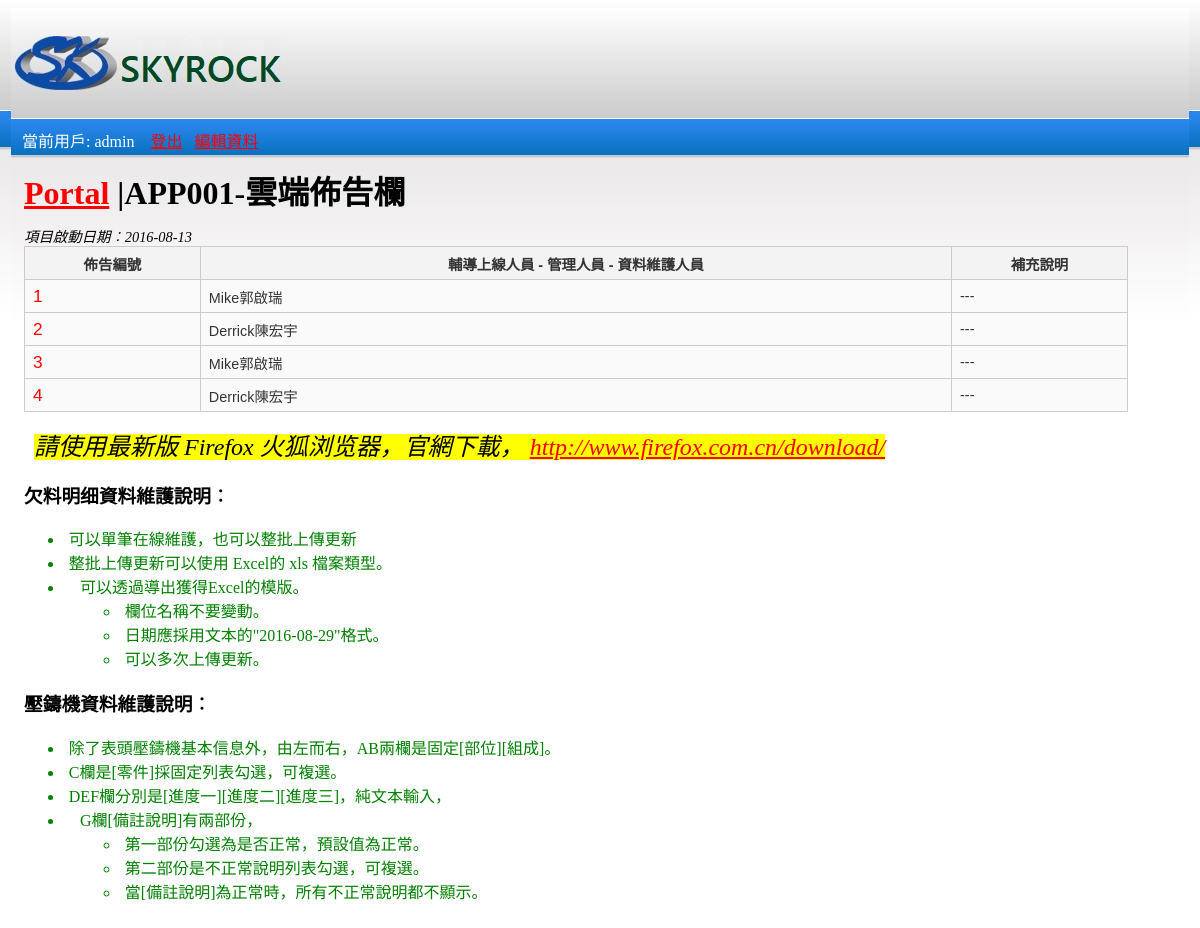
Page /app001/ (signed in) on the earlier database version.
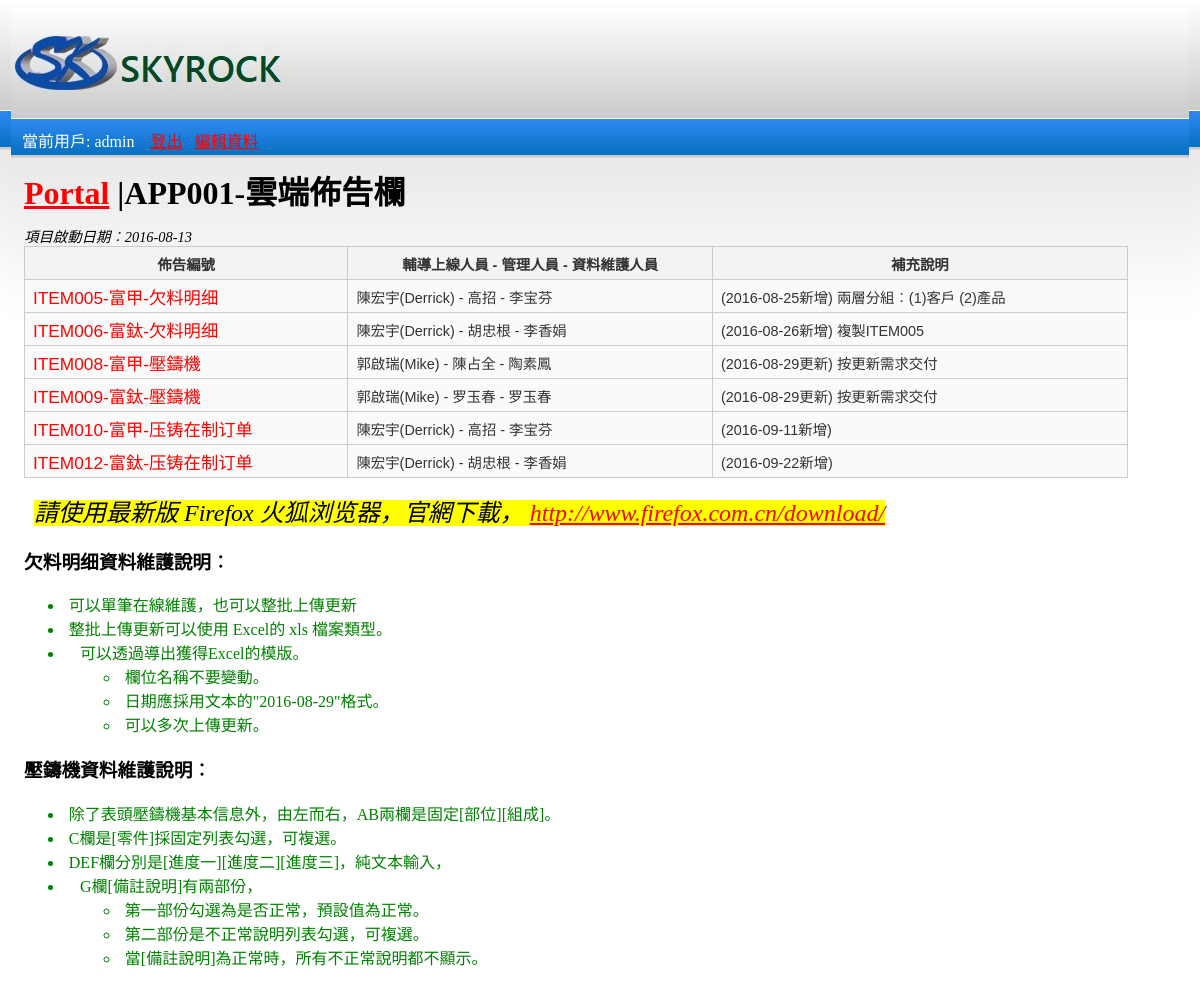
Same page on the later database version.
### app001/models.py (models this page shows, shortened)
class Item000(models.Model):
    field1 = models.CharField(max_length=200)
    field2 = models.CharField(max_length=200)
    field3 = models.CharField(max_length=200)
    field4 = models.CharField(max_length=200)
    field5 = models.CharField(max_length=200)
    field6 = models.CharField(max_length=200,null=True)

### app001/views.py (the view)
def item000(request):
    if not request.user.is_authenticated:
        context = {'page_title':'您現在訪問 APP001，但是還沒有登入','item_list': {}}
        return render(request, 'app001/index.html', context)
    item_list = Item000.objects.order_by('field1')[:100]
    context = {'current_user':request.user,'page_title':'APP001-雲端佈告欄','item_list': item_list}
    print("by Mark: to debug here...")
    ip = get_ip(request)
    if ip is not None:
        print("we have an IP address for user: "+ip)
    else:
        print("we don't have an IP address for user")
    return render(request, 'app001/index.html', context)

### app001/templates/app001/index.html
{% extends 'app001/base_index.html' %}
{% block content %}
<div class='template_name'>項目啟動日期︰2016-08-13</div>
        {% if item_list %}
        <table>
            <tr>
                <th>佈告編號</th>
                <th>輔導上線人員 - 管理人員 - 資料維護人員</th>
                <th>補充說明</th>
            </tr>
            {% for item in item_list %}
            <tr>
                <td class='text_left'><a class='item_list' href='{{ item.field2 }}'>{{ item.field1 }}</a></td>
                <td class='text_left'>{{ item.field5 }}</td>
                <td  class='text_left'>{{ item.field6 }}</td>
            </tr>
            {% endfor %}
        </table>
        <div class='notice'>
        <mark>
        請使用最新版 Firefox 火狐浏览器，官網下載，
        <a target='_blank' href='http://www.firefox.com.cn/download/'>http://www.firefox.com.cn/download/</a>
        </mark>
        </div>
        <div class='explain-spec'>
            <h3>欠料明细資料維護說明︰</h3>
            <ul>
                <li>可以單筆在線維護，也可以整批上傳更新</li>
                <li>整批上傳更新可以使用 Excel的 xls 檔案類型。</li>
                <li>可以透過導出獲得Excel的模版。
                <ul>
                <li>欄位名稱不要變動。</li>
<li>日期應採用文本的"2016-08-29"格式。</li>
<li>可以多次上傳更新。 </li>
                </ul>
                </li>
             </ul>
            <h3>壓鑄機資料維護說明︰</h3>
            <ul>
                <li>除了表頭壓鑄機基本信息外，由左而右，AB兩欄是固定[部位][組成]。</li>
                <li>C欄是[零件]採固定列表勾選，可複選。</li>
                <li>DEF欄分別是[進度一][進度二][進度三]，純文本輸入，</li>
                <li>G欄[備註說明]有兩部份，
                <ul>
                <li>第一部份勾選為是否正常，預設值為正常。</li>
<li>第二部份是不正常說明列表勾選，可複選。</li>
<li>當[備註說明]為正常時，所有不正常說明都不顯示。 </li>
                </ul>
                </li>
           </ul>
        </div>
        {% else %}
        <h3>
        <p>有權限查看資料人員，請由此<mark><a target='_blank' href='../admin/login/?next=/app001/'>登入</a></mark>查看。</p>
        <p>維護資料人員，請由此<mark><a target='_blank' href='../../admin'>登入</a></mark>維護。</p>
        </h3>
        {% endif %}
{% endblock %}

### app001/templates/app001/base_index.html (shortened to what this page needs)
{% load static %}
<!DOCTYPE HTML>
<html>
<head>
    <link rel="stylesheet" type="text/css" href="{% static 'app001/style.css' %}" />
<body>
    <div class="header">
        <div class="logo">
            <img src="{% static "app001/images/logo.jpg" %}" alt="logo" title="logo"/>
        </div>
    </div>
    <div class='current_user'>
          當前用戶: {{ current_user }} &nbsp;&nbsp;&nbsp;<a href="/app001/logout">登出</a>&nbsp;&nbsp;&nbsp;<a target='_blank'href="/admin">編輯資料</a>
    </div>
    <div class='page_title'>
        <h1><a href='..'>Portal</a> |{{ page_title }}
        </h1>
    </div>
    <div class='page_data'>
        {% block content %}
        {% endblock %}
    </div>
</body>

### app001/static/app001/style.css (style rules this page uses)
.current_user { color: white; margin: 9px 0px 0px 8px; }
.page_title { margin: 15px 0px 12px 10px; }
.page_data { margin: 0px 0px 0px 10px; }
.text_left { text-align: left; padding-left: 8px }
.item_list { font-size: 120%; text-decoration:none; }
.notice { margin: 15px 0px 12px 10px; font-size: 150%; font-style: italic;color:blue; }
.template_name { margin-top:10px; font-size: 90%; font-style: italic; }
h1 { margin: 3px 0px 3px 0px; }
body, html { padding: 0px 3px 10px 3px; background-color: #D8DBE2; background:#fff url(images/bg.jpg) repeat-x; }
table { color: #333; font-family: Helvetica, Arial, sans-serif; width: 95%; font-size:90%; border-collapse: collapse; border-spacing: 0; }
td, th { border: 1px solid #CCC; height: 30px; }
th { background: #F3F3F3; font-weight: bold; }
td { background: #FAFAFA; text-align: center; }
li { padding-left: 1em; text-indent: -.7em; color:green; }
.header { width:1170px; margin:0 auto; height:111px; }
.header .logo { width:272px; height:56px; float:left; }
.header .logo img { width:272px; height:56px; border:0px; padding-top:28px; }
a:link { color: red; }

Differences in the rows shown:
removed Item000: field1 "2", field5 "Derrick陳宏宇", field6 "---"
removed Item000: field1 "4", field5 "Derrick陳宏宇", field6 "---"
added Item000: field1 "ITEM005-富甲-欠料明细", field5 "陳宏宇(Derrick) - 高招 - 李宝芬", field6 "(2016-08-25新增) 兩層分組︰(1)客戶 (2)產品"
added Item000: field1 "ITEM006-富鈦-欠料明细", field5 "陳宏宇(Derrick) - 胡忠根 - 李香娟", field6 "(2016-08-26新增) 複製ITEM005"
changed Item000: field1 "3" → "ITEM008-富甲-壓鑄機"; field5 "Mike郭啟瑞" → "郭啟瑞(Mike) - 陳占全 - 陶素鳳"; field6 "---" → "(2016-08-29更新) 按更新需求交付"; moves up the list
changed Item000: field1 "1" → "ITEM009-富鈦-壓鑄機"; field5 "Mike郭啟瑞" → "郭啟瑞(Mike) - 罗玉春 - 罗玉春"; field6 "---" → "(2016-08-29更新) 按更新需求交付"
added Item000: field1 "ITEM010-富甲-压铸在制订单", field5 "陳宏宇(Derrick) - 高招 - 李宝芬", field6 "(2016-09-11新增)"
added Item000: field1 "ITEM012-富鈦-压铸在制订单", field5 "陳宏宇(Derrick) - 胡忠根 - 李香娟", field6 "(2016-09-22新增)"
